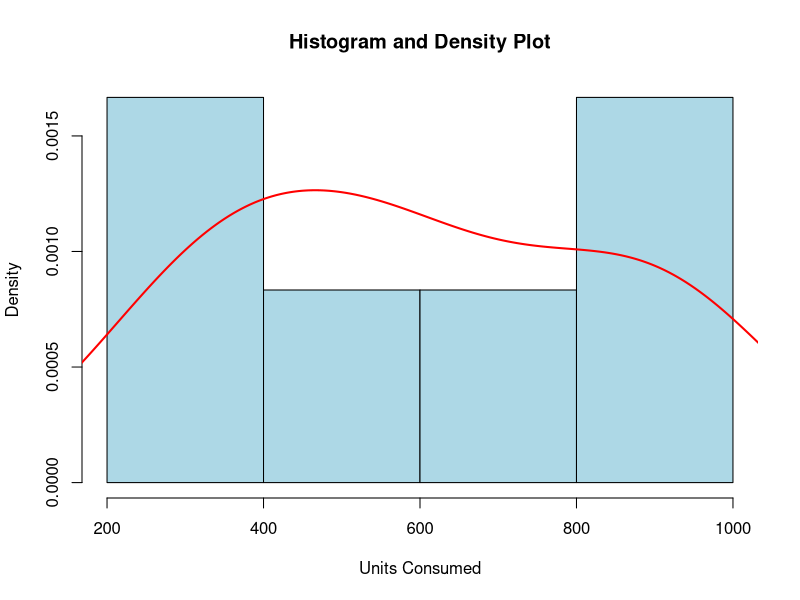
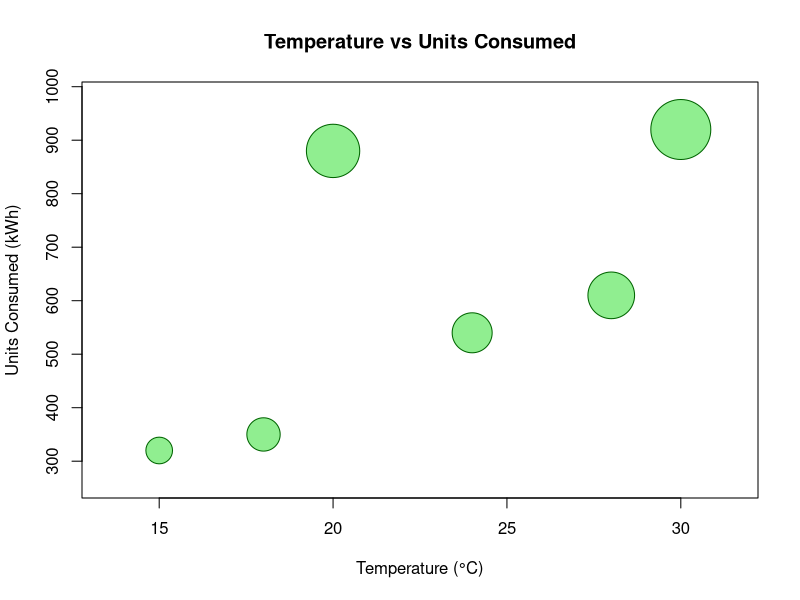
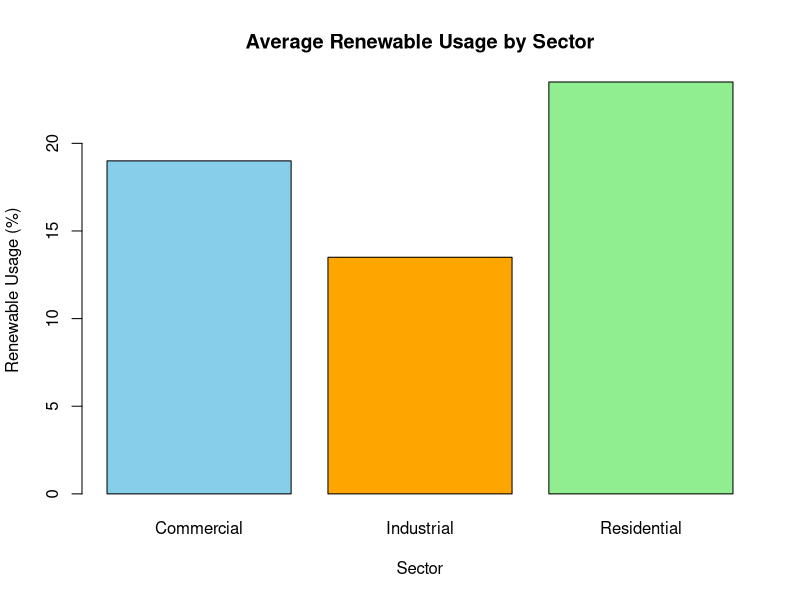

Recreate these plots in R, in order.
# Energy Consumption Dataset
energy <- data.frame(
  Sector = c("Residential","Commercial","Industrial",
             "Residential","Commercial","Industrial"),
  Region = c("North","South","West",
             "East","North","South"),
  Month = c("Jan","Jan","Feb",
            "Feb","Mar","Mar"),
  Temperature = c(15,24,20,18,28,30),
  Units_Consumed = c(320,540,880,350,610,920),
  Cost = c(2100,3600,5900,2300,4100,6200),
  Renewable_Usage = c(22,18,12,25,20,15),
  Peak_Hours = c(4,6,8,5,7,9)
)

print(energy)




# Dataset
energy <- data.frame(
  Units_Consumed = c(320,540,880,350,610,920)
)

hist(energy$Units_Consumed,
     probability = TRUE,
     col = "lightblue",
     main = "Histogram and Density Plot",
     xlab = "Units Consumed")

lines(density(energy$Units_Consumed),
      col = "red",
      lwd = 2)



# Dataset
energy <- data.frame(
  Temperature = c(15,24,20,18,28,30),
  Units_Consumed = c(320,540,880,350,610,920),
  Peak_Hours = c(4,6,8,5,7,9)
)

symbols(energy$Temperature,
        energy$Units_Consumed,
        circles = energy$Peak_Hours/4,
        inches = 0.3,
        bg = "lightgreen",
        fg = "darkgreen",
        xlab = "Temperature (°C)",
        ylab = "Units Consumed (kWh)",
        main = "Temperature vs Units Consumed")



# Dataset
energy <- data.frame(
  Sector = c("Residential","Commercial","Industrial",
             "Residential","Commercial","Industrial"),
  Renewable_Usage = c(22,18,12,25,20,15)
)

avg_usage <- aggregate(Renewable_Usage ~ Sector,
                       data = energy,
                       mean)

barplot(avg_usage$Renewable_Usage,
        names.arg = avg_usage$Sector,
        col = c("skyblue","orange","lightgreen"),
        main = "Average Renewable Usage by Sector",
        xlab = "Sector",
        ylab = "Renewable Usage (%)")
